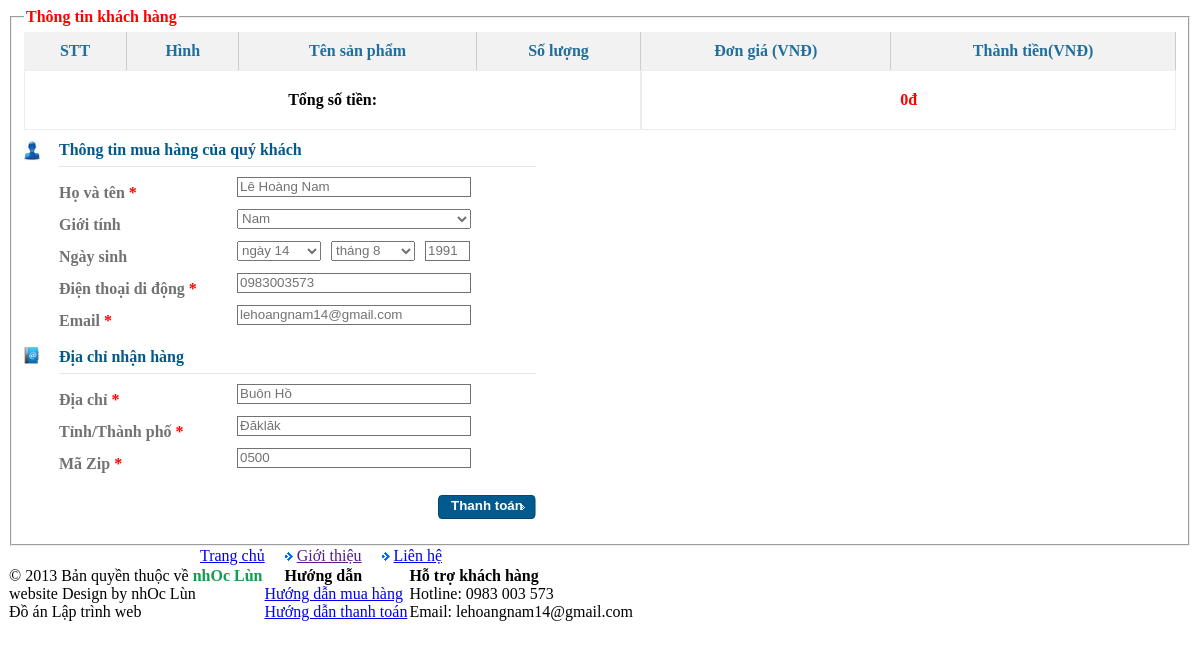
Page /thanhtoan_user.php (signed in) on the committed database.
### tables this page shows
CREATE TABLE IF NOT EXISTS `users` (
  `user_id` int(10) unsigned NOT NULL AUTO_INCREMENT,
  `user_name` varchar(40) NOT NULL,
  `password` varchar(80) NOT NULL,
  `hoten` varchar(60) NOT NULL,
  `gioitinh` tinyint(4) NOT NULL,
  `email` varchar(60) NOT NULL,
  `birthday` date NOT NULL,
  `phone` varchar(20) NOT NULL,
  `diachi` varchar(150) NOT NULL,
  `thanhpho` varchar(100) NOT NULL,
  `mabuudien` varchar(10) NOT NULL,
  `registration_date` date NOT NULL,
  `user_level` tinyint(4) NOT NULL DEFAULT '0',
  PRIMARY KEY (`user_id`),
  KEY `user_level` (`user_level`)
);

### thanhtoan_user.php (the view, shortened to what this page needs)
<link rel="stylesheet" href="style/cart.css">
<?php
if(isset($_SESSION['user_level'])) {
	$id = $_SESSION['uid'];
	$tt = "SELECT * FROM users WHERE user_id = '$id'";
	$tt2 = mysql_query($tt) or die("Cannot select table");
	if (mysql_num_rows($tt2) > 0) {
		$tt3 = mysql_fetch_assoc($tt2);
	} else {
		echo "<script>alert('Không tìm thấy người dùng !')</script>";
	}
	$ns = explode("-", $tt3['birthday']);
	?>
	<form action="complete_cart.php" method="post">
		<fieldset>
			<legend>Thông tin khách hàng</legend>
			<table style="width: 100%">
				<form action="" method="post">
					<thead>
						<tr class="table_title">
							<th>STT</th>
							<th>Hình</th>
							<th>Tên sản phẩm</th>
							<th>Số lượng</th>
							<th>Đơn giá (VNĐ)</th>
							<th>Thành tiền(VNĐ)</th>
						</tr>
					</thead>
					<tbody>
						<?php
						$thanhtien = 0;
	echo '
	<tr class="tr_td">
	<td colspan="4" style="font-weight:bold;">Tổng số tiền: </td>
	<td colspan="2" style="color:red;font-weight:bold;">'.number_format($thanhtien,"0",",",".").'đ</td>
	</tr>
	';
	?>
</tbody>
</form>
</table>
<div class="thong_tin_quy_khach_1"><img src="style/images/icon_nguoi.jpg"></div>
<div class="thong_tin_quy_khach_2">
	<li class="thong_tin_quy_khach_title">Thông tin mua hàng của quý khách</li>
	<li>
		<span> Họ và tên  <font class="do">*</font></span>
		<input type="text" name="txtHoTen" value="<?php if(isset($tt3['hoten'])) {echo $tt3['hoten'];} ?>">
	</li>
	<li>
		<span> Giới tính </span>
		<select name="txtGioiTinh">
			<option value="1" <?php if($tt3['gioitinh'] == 1) {echo "selected='selected'";} ?>>Nam</option>
		</select>
	</li>
	<li>
		<span> Ngày sinh </span>
		<select name="txtNgaySinh" class="ngaythang">
			<?php
			for ($i=1; $i <=31 ; $i++) {
				echo "<option value='".$i."'";
				if($ns[2] == $i) {echo "selected='selected'";}
				echo ">ngày ".$i."</option>";
			}
			?>
		</select>
		<select name="txtThangSinh" class="ngaythang2">
			<?php
			for ($i=1; $i <=12 ; $i++) {
				echo "<option value='".$i."'";
				if($ns[1] == $i) {echo "selected='selected'";}
				echo ">tháng ".$i."</option>";
			}
			?>
		</select>
		<input type="text" name="txtNamSinh" value="<?php if(isset($ns[0])) {echo $ns[0];} ?>" class="ngaythang">
	</li>
	<li>
		<span> Điện thoại di động  <font class="do">*</font></span>
		<input type="text" name="txtDiDong" value="<?php if(isset($tt3['phone'])) {echo $tt3['phone'];} ?>">
	</li>
	<li>
		<span> Email  <font class="do">*</font></span>
		<input type="text" name="txtEmail" value="<?php if(isset($tt3['email'])) {echo $tt3['email'];} ?>">
	</li>
</div>
<div class="thong_tin_quy_khach">
	<div class="thong_tin_quy_khach_1"><img src="style/images/icon_book.jpg"></div>
	<div class="thong_tin_quy_khach_2">
		<li class="thong_tin_quy_khach_title">Địa chỉ nhận hàng</li>
		<li>
			<span> Địa chỉ  <font class="do">*</font></span>
			<input type="text" name="txtDiaChi" value="<?php if(isset($tt3['diachi'])) {echo $tt3['diachi'];} ?>">
		</li>
		<li>
			<span> Tỉnh/Thành phố  <font class="do">*</font></span>
			<input type="text" name="txtThanhPho" value="<?php if(isset($tt3['thanhpho'])) {echo $tt3['thanhpho'];} ?>">
		</li>
		<li>
			<span> Mã Zip  <font class="do">*</font></span>
			<input type="text" name="txtMaBD" value="<?php if(isset($tt3['mabuudien'])) {echo $tt3['mabuudien'];} ?>">
		</li>
		<li>
			<input type="submit" name="oke" value="Thanh toán" class="button_tieptuc">
		</li>
	</div>
</div>
</fieldset>
</form>
<?php
} else {
	echo "<script>window.location.href='chon_thanhtoan.php'</script>";
}
?>
<?php include("./includes/footer.php"); ?>

### style/cart.css (style rules this page uses)
table { border-spacing: 0; }
.table_title th { background: #f2f2f2; color: #206e9b; font-weight: bold; border-right: solid 1px #ccc; padding: 10px 10px; text-align: center; }
.tr_td td { border: solid 1px #ededed; padding: 20px 10px; text-align: center; }
.do { color: #F00; }
legend { font-weight: bold;font-size: 16px;color: red; }
.thong_tin_quy_khach_title { color: #005A8E; font-weight: bold; border-bottom: solid 1px #e7e7e7; margin-bottom: 10px; line-height: 20px; }
fieldset div { margin: 0px; }
.thong_tin_quy_khach_2, .thong_tin_quy_khach_3 { float: left; width: 477px; padding-top: 4px; color: #727272; }
.thong_tin_quy_khach_2 li, .thong_tin_quy_khach_3 li { list-style: none; clear: both; display: list-item; line-height: 32px; }
.thong_tin_quy_khach_1 { float: left; width: 35px; padding-top: 10px; }
.thong_tin_quy_khach_2 span { width: 178px; float: left; font-weight: bold; }
.thong_tin_quy_khach_2 input { width: 234px; border: solid 1px #727272; color: #727272; float: left; height: 20px; outline: none; }
.thong_tin_quy_khach_2 select { width: 234px; color: #727272; float: left; height: 20px; outline: none; }
.thong_tin_quy_khach_2 select.ngaythang,.ngaythang2 { width: 84px !important; }
.thong_tin_quy_khach_2 select.ngaythang2,input.ngaythang { margin-left: 10px; }
.thong_tin_quy_khach_2 input.ngaythang { width: 45px; }
.thong_tin_quy_khach_2 input.button_tieptuc { background: url(images/button_tieptuc.png) no-repeat; width: 98px; height: 24px; border: none; color: #fff; text-align: center; cursor: pointer; font-weight: bold; padding-bottom: 3px; float: right; margin: 15px 0px; }
.button_tieptuc { background: url(images/button_tieptuc.png) no-repeat; width: 98px; height: 24px; border: none; color: #fff; text-align: center; cursor: pointer; font-weight: bold; padding-bottom: 3px; }

### rows in the picture
users: txtHoTen "Lê Hoàng Nam", txtGioiTinh "Nam", txtNgaySinh "ngày 14", txtThangSinh "tháng 8", txtNamSinh "1991", txtDiDong "0983003573", txtEmail "lehoangnam14@gmail.com", txtDiaChi "Buôn Hồ", txtThanhPho "Đăklăk", txtMaBD "0500"

### other values in the picture
$thanhtien "0"
